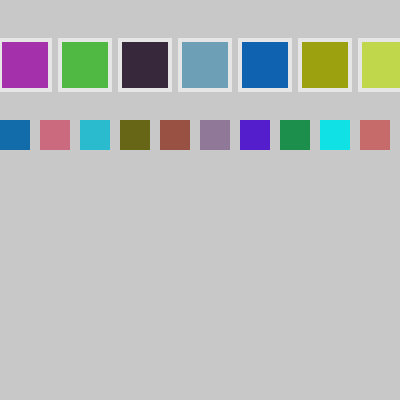
Frame 1 (no input)
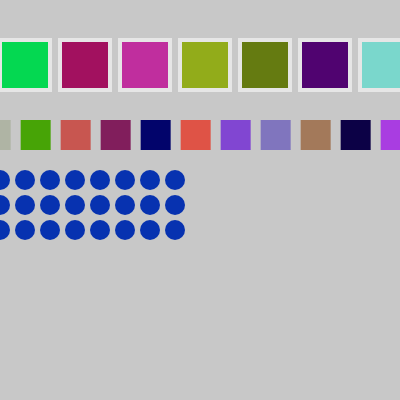
Frame 60 (no input)
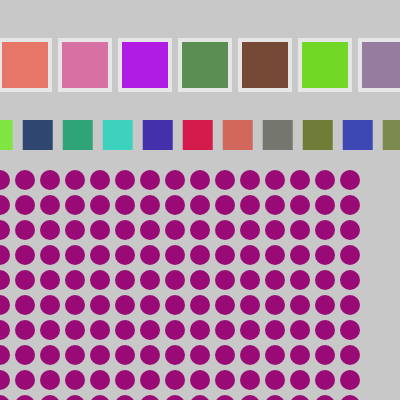
Frame 120 (the mouse pressed at the canvas centre since frame 60)

The p5.js sketch that drew these frames (run headless with seeded random() and noise() and a simulated clock; from frame 60 on, the mouse is pressed at the canvas centre):

// p5.js sketch
// ── sketch.js
	var lenX = 0;
	var lenY = 0;


function setup() {
	createCanvas(400,400)
}
var offset = 0;

function draw() {
	background(200);
	strokeWeight (4);
	stroke(230);

	for (var i = 0; i <= width; i += 60){
		fill(random(0,230), random(0,230), random(0,230))
		rect(i,40,50,50)
	}


	for (var d = 0; d <= width; d += 40){
		noStroke();
		fill(random(0,230), random(0,230), random(0,230));
		rect(d + offset,120,30,30);
	}
	offset += random(-4,4);


	var r = random(0,200);
	var g = random(0,100);
	var b = random(0,200);

	if (lenX < width || lenY < width) {
		for (var x = 0; x <= lenX; x += 25){
			for (var y = 180; y <= lenY; y += 25){
				fill(r,g,b);
				ellipse(x, y, 20, 20);
			}
		}
	}
	else{ lenX= 0; lenY = 0; }

	lenX += 3;
	lenY +=4;
}
